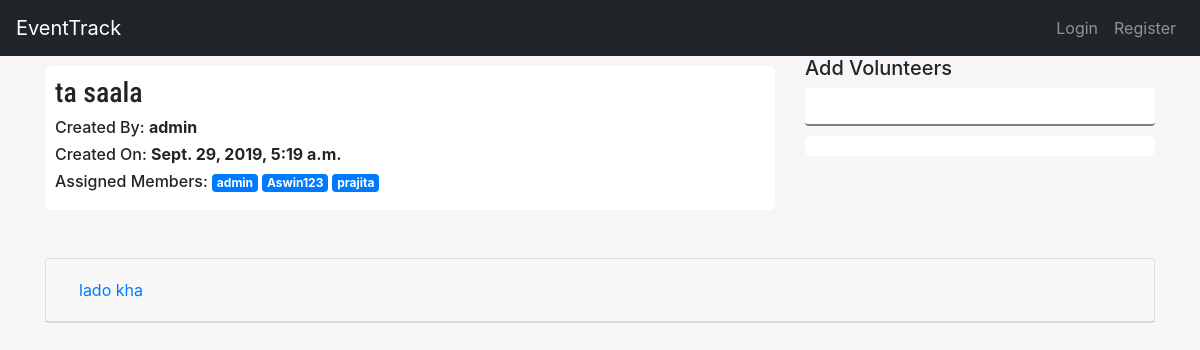
The app's page /events/details/ta-saala with its own data.
### main/models.py (models this page shows, shortened)
class Event(models.Model):
    event_name = models.CharField(max_length=250)
    created_by = models.ForeignKey(User, related_name="created_by",on_delete=models.CASCADE)
    created_on = models.DateTimeField(auto_now_add= True)
    volunteers = models.ManyToManyField(User, related_name="volunteers")
    closed     = models.BooleanField(default=False)
    hits       = models.IntegerField(default=0, blank=True, null=True)
    image      = models.ImageField(default=None, blank=True, null=True)
    slug       = models.SlugField(unique=True, max_length=1000)

class Task(models.Model):
    event = models.ForeignKey(Event, on_delete=models.CASCADE)
    title = models.CharField(max_length=500)
    created_by = models.ForeignKey(User, related_name="created_by_user",on_delete=models.CASCADE)
    created_on = models.DateTimeField(auto_now_add=True)
    completed = models.BooleanField(default=False)

### main/views.py (the view, shortened to what this page needs)
# urls.py: path('events/details/<slug:slug>', views.details, name="details"),
def details(request, slug, task_id=None):
    volunteers = request.GET.get("volunteers")
    users = []
    if volunteers:
        users = User.objects.filter(username__icontains=volunteers)
        print(users)
    event = Event.objects.get(slug=slug)
    tasks = Task.objects.filter(event=event)
    tsks = []
    for t in tasks:
        tsks.append(t)
    taskcomms = []
    taskcomments = TaskComment.objects.all().order_by('-posted_on')
    for tl in taskcomments:
        if tl.task in tsks:
            print(True)
            taskcomms.append(tl)
    context = {
        "event": event,
        "tasks": tasks,
        "taskcomments": taskcomments,
        "users": users
    }
    return render(request, 'main/details.html', context)

### main/templates/main/details.html (shortened to what this page needs)
{% extends 'main/base.html' %}
{% block content %}
<div class="container">
<div class="row">
    <div class="col-md-8">
    <div class="myCard">
        <h3 id="gFont">{{ event.event_name }}</h3>
        <h6>Created By: <strong> {{ event.created_by }}</strong></h6>
        <h6>Created On: <strong> {{ event.created_on }}</strong></h6>
        <h6>Assigned Members: {% for volunteer in event.volunteers.all %} <span class="badge badge-primary">{{ volunteer.username }}</span> {% endfor %}</h6>
    </div>
</div>
<div class="col-md-4">
    <h5>Add Volunteers</h5>
    <form action="" method="GET">
    <input type="text" name="volunteers" class="form-control">
</form>
<div class="myCard">
</div>
</div>
</div>
</div>
<br><br>
<div class="container">
    <div class="tasks">
            <div id="accordion">
                    <div class="card">
                    {% if not tasks %}
                        <h5 class="text-center"><i>No Tasks assigned yet.</i></h5>
                    {% else %}
                    {% for task in tasks %}
                      <div class="card-header" id="headingOne">
                        <h5 class="mb-0">
                          <button class="btn btn-link" data-toggle="collapse" data-target="#{{ task.id }}" aria-expanded="true" aria-controls="collapseOne">
                            {{ task.title }}
                          </button>
                        </h5>
                      </div>
                    {% endfor %}
                </div>
                    {% endif %}
                      </div>
                      </div>
    </div>
{% endblock %}

### main/static/css/main.css (style rules this page uses)
body { background-color: #f7f5f5; }
.myCard { background: white; padding: 10px; border-radius:6px; margin-top: 10px; }
#gFont { font-family: 'Roboto Condensed', sans-serif; }
input[type=text] { border: none; border-bottom: 2px solid grey; }

### records on screen
Event: event_name "ta saala", created_by "admin", created_on "Sept. 29, 2019, 5:19 a.m."
Task: title "lado kha"

### other values on screen
{{ volunteer.username }} "admin"
{{ volunteer.username }} "Aswin123"
{{ volunteer.username }} "prajita"
